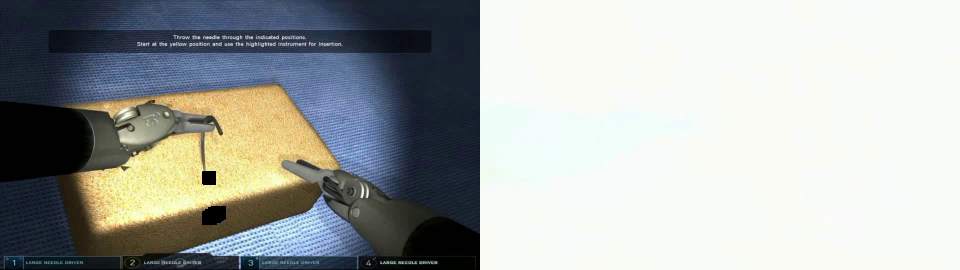
#> input picture frame 3 of task2/models/two_stream/test/test1.mp4, 1920 x 540 px, given in place of test3.m4v, which was not available (shown at 1/2 size)
$ python mask1.py
#> lines starting #> are read from the running program, lines starting #| are printed output that depends on the picture; after the words box and inside, x2 and y2 are one past the last pixel; in counts of white or black regions, pixels touching at a corner belong together; pictures that were not available may be replaced by others from this repository, and a replacement may not be noted
import cv2
import numpy as np
import time
import argparse
import os

# Instead of replacing with background, replace with monoocolor
# Detect circles within range of radius for validation

# [58 lines left out: function cloak, not called in this run]

def cover_dot2(args):
	cap = cv2.VideoCapture(args.video if args.video else 0)
	frame_width = int(cap.get(3))
	frame_height = int(cap.get(4))
	frame_fps = int(cap.get(5))
	output_directory, output_fname = os.path.split(args.video)
	output_directory += "_masked"
	output_path = os.path.join(output_directory, output_fname)
	if not os.path.exists(output_directory):
		os.makedirs(output_directory)
	result = cv2.VideoWriter(output_path, cv2.VideoWriter_fourcc(*'MP4V'), frame_fps, (frame_width,frame_height))
	time.sleep(3)

	if cap.isOpened():
		known_contour = []
		while(True):
			ret, frame = cap.read()
#> frame is the input picture: shape (540, 1920, 3); mean B, G, R 167.5, 169.5, 166.1
			if frame is not None and args.optical:
				optical = frame[:,int(frame_width/2):]
				frame = frame[:,:int(frame_width/2)]
			# blurring the frame that's captured
			frame_gau_blur = cv2.GaussianBlur(frame, (3, 3), 0)
			# converting BGR to HSV
			hsv = cv2.cvtColor(frame_gau_blur, cv2.COLOR_BGR2HSV)
#> hsv: shape (540, 1920, 3); mean H, S, V 63.6, 58.7, 178.4


			canny_edge = cv2.Canny(frame_gau_blur, 300, 500)
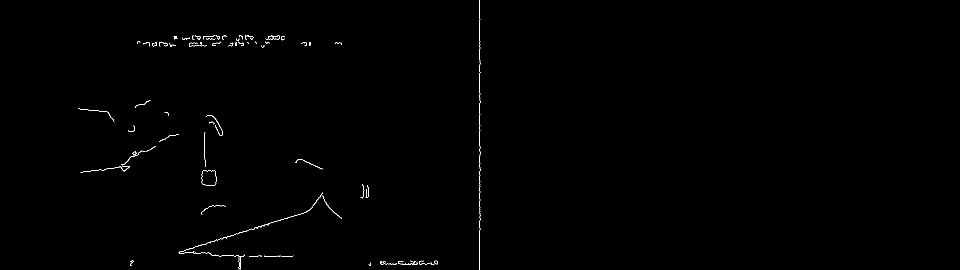
#> canny_edge: shape (540, 1920) (shown at 1/2 size); 0.32% white in thin lines or dots, all inside (x1, y1, x2, y2) = (156, 0, 961, 540)
			contours, _ = cv2.findContours(canny_edge, cv2.RETR_EXTERNAL, cv2.CHAIN_APPROX_SIMPLE)
#> contours = 74 contours, 66 with area under 20; largest, box (x1, y1, x2, y2) and area: (403, 341, 433, 371) 787, (531, 71, 559, 79) 71, (469, 414, 626, 470) 37, (645, 391, 684, 438) 32, (265, 303, 273, 311) 31, (412, 230, 446, 271) 28, (357, 470, 468, 505) 24, (242, 301, 290, 330) 21
			contour_list = []
			for contour in contours:
				approx = cv2.approxPolyDP(contour,0.01*cv2.arcLength(contour,True),True)
				area = cv2.contourArea(contour)
				if (area > 20):
					contour_list.append(contour)
#> this loop made 74 passes
#> area on passes 17, 21, 25, 26, 32, 63: 32, 787, 31, 21, 27.5, 71
#> (approx, area) on passes 14 to 15: ([[467, 470], [357, 504]], 24), ([[625, 414], [607, 426], [469, 469], [605, 427]], 37)
#> after the loop, contour_list = 8 contours; box (x1, y1, x2, y2) and area: (403, 341, 433, 371) 787, (531, 71, 559, 79) 71, (469, 414, 626, 470) 37, (645, 391, 684, 438) 32, (265, 303, 273, 311) 31, (412, 230, 446, 271) 28, (357, 470, 468, 505) 24, (242, 301, 290, 330) 21
			# TODO: keep track and store the largest contour that makes the largest polygon in known_contour and append to contour_list every iteration
			cv2.fillPoly(frame,pts=contour_list,color=(0,0,0))
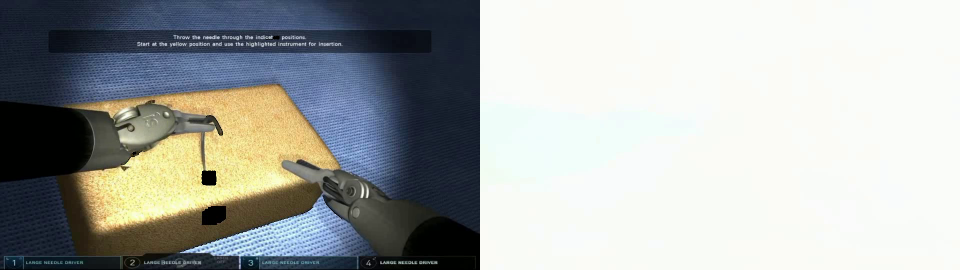
#> frame: shape (540, 1920, 3) (shown at 1/2 size); 0.11% of pixels changed, all inside (x1, y1, x2, y2) = (242, 71, 684, 505)
			# contours = sorted(contours, key=lambda x: cv2.contourArea(x))
			# biggest= max(contours, key = cv2.contourArea)
			# cv2.drawContours(frame, biggest, -1, (0, 0, 255), thickness=-1)


			# update the with the results of the previous masking
			frame_gau_blur = cv2.GaussianBlur(frame, (3, 3), 0)
			hsv = cv2.cvtColor(frame_gau_blur, cv2.COLOR_BGR2HSV)
#> hsv: shape (540, 1920, 3); mean H, S, V 63.6, 58.6, 178.3
			lower_green = np.array([50, 210, 210])
			higher_green = np.array([70, 250, 270])
			lower_yellow = np.array([28, 200, 200]) #[61, 86.4, 92.5]
			higher_yellow = np.array([33, 230, 240])
			# getting the range of yellow color in frame
			green_range = cv2.inRange(hsv, lower_green, higher_green)
#> green_range: shape (540, 1920); every value is 0
			yellow_range = cv2.inRange(hsv, lower_yellow, higher_yellow)
			kernel = np.ones((10,10),np.uint8)
			green_range = cv2.dilate(green_range,kernel,iterations = 3)
			yellow_range = cv2.dilate(yellow_range,kernel,iterations = 3)
			combined_range = green_range + yellow_range
			# res_combined = cv2.bitwise_and(frame_gau_blur,frame_gau_blur, mask=combined_range)
			frame[combined_range>0] = (0,0,0)

			# [14 lines of commented-out code are left out]
			if args.optical:
				frame = np.concatenate((frame,optical), axis=1)
			result.write(frame)
			if args.visualize:
				cv2.imshow('final',frame)
			k = cv2.waitKey(10)
#> (key Esc is pressed here)
			if k == 27:
				break
		cv2.destroyAllWindows()
	else:
		print('no cam')
		return

# [61 lines left out: function cover_dot, not called in this run]


if __name__ == '__main__':
	parser = argparse.ArgumentParser()
	# Input argument
	parser.add_argument("--video", default = "test_videos/test3.m4v", help = "Path to input video file. Skip this argument to capture frames from a camera.")
	parser.add_argument("--mode", default = "2", help = "Enter 1 to mask with background. Enter 2 to mask with a black cover")
	parser.add_argument("--optical", dest='optical', action='store_true', help = "Is the input video a split screen with optical flow?")
	parser.add_argument("--visualize", dest='visualize', action='store_true', help = "see the masked video frame by frame")
	args = parser.parse_args()
	if args.mode == 1:
		cloak(args)
	else:
		# cover_dot(args)
		cover_dot2(args)
